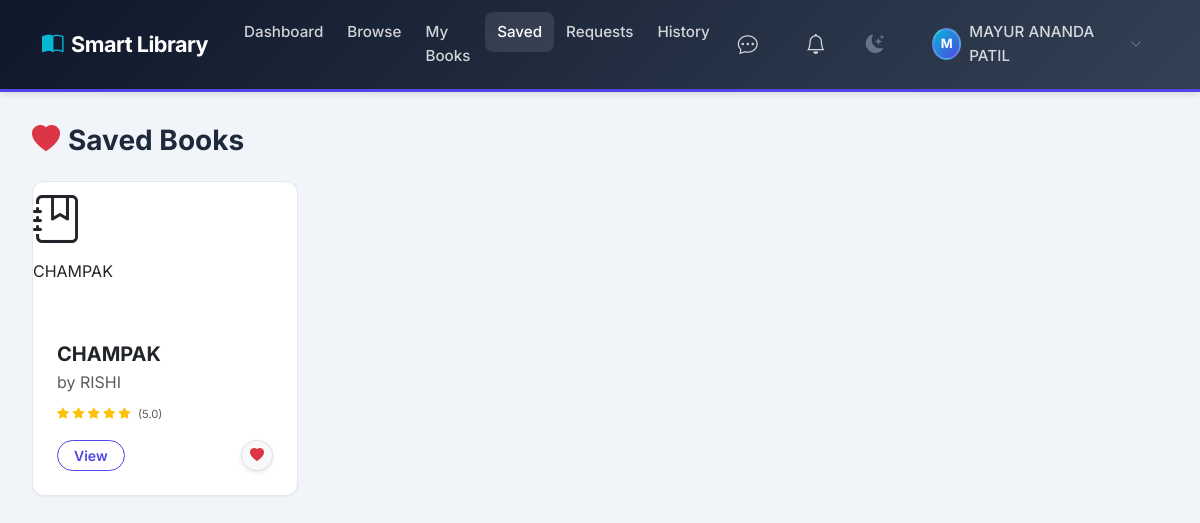
The page /student/saved-books (signed in) on the database its author committed.
### app/models.py (models this page shows, shortened)
class User(UserMixin, db.Model):
    __tablename__ = 'users'
    id = db.Column(db.Integer, primary_key=True)
    name = db.Column(db.String(120), nullable=False)
    email = db.Column(db.String(120), unique=True, nullable=False, index=True)
    password_hash = db.Column(db.String(256), nullable=False)
    role = db.Column(db.String(20), nullable=False, default='user', index=True)
    status = db.Column(db.String(20), nullable=False, default='active', index=True)
    created_at = db.Column(db.DateTime, nullable=False, default=datetime.utcnow)
    last_active_at = db.Column(db.DateTime, nullable=True)
    roll_number = db.Column(db.String(50), nullable=True, index=True)
    phone = db.Column(db.String(20), nullable=True)
    division = db.Column(db.String(20), nullable=True)
    department = db.Column(db.String(100), nullable=True)
    semester = db.Column(db.Integer, nullable=True)
    issued_books = db.relationship('IssuedBook', backref='user', lazy='dynamic')
    saved_books = db.relationship('SavedBook', backref='user', lazy='dynamic', cascade='all, delete-orphan')
    reviews = db.relationship('Review', backref='user', lazy='dynamic', cascade='all, delete-orphan')
    book_requests = db.relationship('BookRequest', backref='requester', lazy='dynamic', cascade='all, delete-orphan')
    @property
    def is_active_user(self):
        return self.status == 'active'
    @property
    def is_online(self):
        if not self.last_active_at:
            return False
        from datetime import datetime
        now = datetime.utcnow()
        delta = now - self.last_active_at
        return delta.total_seconds() < 300  # 5 minutes

class SavedBook(db.Model):
    __tablename__ = 'saved_books'
    id = db.Column(db.Integer, primary_key=True)
    user_id = db.Column(db.Integer, db.ForeignKey('users.id'), nullable=False, index=True)
    book_id = db.Column(db.Integer, db.ForeignKey('books.id'), nullable=False, index=True)
    saved_at = db.Column(db.DateTime, nullable=False, default=datetime.utcnow)
    __table_args__ = (
        db.UniqueConstraint('user_id', 'book_id', name='uq_user_saved_book'),
    )

class Book(db.Model):
    __tablename__ = 'books'
    id = db.Column(db.Integer, primary_key=True)
    access_number = db.Column(db.String(50), nullable=True, index=True)
    title = db.Column(db.String(255), nullable=False, index=True)
    author = db.Column(db.String(255), nullable=False, index=True)
    category = db.Column(db.String(100), nullable=False, index=True)
    publication = db.Column(db.String(255), nullable=False, default='Unknown')
    total_copies = db.Column(db.Integer, nullable=False, default=1)
    available_copies = db.Column(db.Integer, nullable=False, default=1)
    image_url = db.Column(db.String(500), nullable=True)  # Cloudinary secure URL
    image_public_id = db.Column(db.String(255), nullable=True)  # For deleting/replacing images
    created_at = db.Column(db.DateTime, nullable=False, default=datetime.utcnow)
    copies = db.relationship('BookCopy', backref='book', lazy='dynamic', cascade='all, delete-orphan')
    issued_records = db.relationship('IssuedBook', backref='book', lazy='dynamic')
    saved_by = db.relationship('SavedBook', backref='book', lazy='dynamic', cascade='all, delete-orphan')
    reviews = db.relationship('Review', backref='book', lazy='dynamic', cascade='all, delete-orphan')
    __table_args__ = (
        db.CheckConstraint('total_copies >= 0', name='ck_total_copies_non_negative'),
        db.CheckConstraint('available_copies >= 0', name='ck_available_copies_non_negative'),
        db.CheckConstraint('available_copies <= total_copies', name='ck_available_lte_total'),
    )
    @property
    def average_rating(self):
        reviews = self.reviews.all()
        if not reviews:
            return 0.0
        return round(sum(r.rating for r in reviews) / len(reviews), 1)

### app/routes/user.py (the view)
@user_bp.route('/saved-books')
@active_required
def saved_books():
    saved = book_service.get_user_saved_books(current_user.id)
    return render_template('user/saved_books.html', saved_books=saved)

### app/models.py (called while the page is built)
@login_manager.user_loader
def load_user(user_id):
    return User.query.get(int(user_id))

### app/routes/user.py (called while the page is built)
@user_bp.before_request
@login_required
def before_request():
    pass

### app/services/book_service.py (called while the page is built)
def get_user_saved_books(user_id):
    from app.models import SavedBook
    return SavedBook.query.filter_by(user_id=user_id).order_by(SavedBook.saved_at.desc()).all()

### app/templates/user/saved_books.html (shortened to what this page needs)
{% extends "user/layout.html" %}
{% block content %}
<h1 class="h3 fw-700 mb-4"><i class="bi bi-heart-fill me-2 text-danger"></i>Saved Books</h1>
{% if saved_books %}
<div class="row g-4">
    {% for saved in saved_books %}
    {% set book = saved.book %}
    <div class="col-sm-6 col-lg-4 col-xl-3 d-flex align-items-stretch">
        <div class="card card-olms w-100">
            {% set cat_class = 'fiction' if book.category|lower in ['fiction','novel','literature'] else
            'science' if book.category|lower in ['science','biology','physics','chemistry'] else
            'history' if book.category|lower in ['history','biography'] else
            'technology' if book.category|lower in ['technology','programming','computing','computer science'] else
            'default' %}
            <div class="book-cover {{ cat_class }}">
                <i class="bi bi-journal-bookmark" style="font-size:3rem;"></i>
                <div class="cover-title">{{ book.title }}</div>
            </div>
            <div class="card-body d-flex flex-column p-4">
                <div class="mb-2">
                    <span class="badge badge-category fs-xs">{{ book.category }}</span>
                </div>
                <h5 class="card-title fw-bold mb-1">{{ book.title }}</h5>
                <p class="card-text text-muted mb-2 fs-sm">by {{ book.author }}</p>
                <div class="mb-3 d-flex align-items-center">
                    <span class="text-warning fs-xs me-1">
                        {% set rating = book.average_rating %}
                        {% for i in range(1, 6) %}
                        {% if rating >= i %}
                        <i class="bi bi-star-fill"></i>
                        {% elif rating >= i - 0.5 %}
                        <i class="bi bi-star-half"></i>
                        {% else %}
                        <i class="bi bi-star"></i>
                        {% endif %}
                        {% endfor %}
                        <span class="text-muted ms-1" style="font-size: 0.7rem;">({{ rating if rating > 0 else '0'
                            }})</span>
                    </span>
                </div>
                <div class="mt-auto d-flex justify-content-between align-items-center">
                    <a href="{{ url_for('user.book_detail', book_id=book.id) }}"
                        class="btn btn-outline-primary btn-sm rounded-pill px-3">View</a>
                    <form method="POST" action="{{ url_for('user.unsave_book', book_id=book.id) }}" class="d-inline">
                        <button type="submit" class="btn btn-light btn-sm rounded-circle text-danger shadow-sm border"
                            title="Remove from saved books">
                            <i class="bi bi-heart-fill"></i>
                        </button>
                    </form>
                </div>
            </div>
        </div>
    </div>
    {% endfor %}
</div>
{% endif %}
{% endblock %}

### app/templates/user/layout.html (shortened to what this page needs)
{% extends "base.html" %}
{% block body %}
<nav class="navbar navbar-expand-lg navbar-olms">
    <div class="container">
        <a class="navbar-brand me-auto me-lg-4" href="{{ url_for('user.dashboard') }}">
            <i class="bi bi-book-half"></i>Smart Library
        </a>
        <div class="d-flex align-items-center gap-1 gap-lg-3 ms-auto ms-lg-0 order-lg-last">
            <a class="nav-link position-relative px-2 text-white" href="{{ url_for('user.chat') }}" title="Messages">
                <i class="bi bi-chat-dots fs-5"></i>
            </a>
            <div class="dropdown">
                <a class="nav-link position-relative px-2 text-white" href="#" role="button" data-bs-toggle="dropdown"
                    title="Notifications">
                    <i class="bi bi-bell fs-5"></i>
                    {% set total_alerts = (unread_chat_count or 0) + (due_books_count or 0) %}
                </a>
            </div>
            <button class="theme-toggle-btn theme-toggle-click" title="Toggle theme">
                <i class="bi bi-moon-stars-fill theme-toggle-icon"></i>
            </button>
            <div class="dropdown d-none d-lg-block ms-2">
                <a class="nav-link d-flex align-items-center gap-2 text-white" href="#" role="button"
                    data-bs-toggle="dropdown">
                    <div class="profile-avatar-sm" style="width:32px; height:32px; font-size: 0.8rem;">
                        {{ current_user.name[0]|upper }}
                    </div>
                    <span>{{ current_user.name }}</span>
                    <i class="bi bi-chevron-down fs-xs opacity-50"></i>
                </a>
            </div>
        </div>
        <div class="collapse navbar-collapse d-none d-lg-flex" id="desktopNav">
            <ul class="navbar-nav me-auto mb-2 mb-lg-0">
                <li class="nav-item">
                    <a class="nav-link" href="{{ url_for('user.dashboard') }}">Dashboard</a>
                </li>
                <li class="nav-item">
                    <a class="nav-link" href="{{ url_for('user.search') }}">Browse</a>
                </li>
                <li class="nav-item">
                    <a class="nav-link position-relative" href="{{ url_for('user.my_books') }}">
                        My Books
                    </a>
                </li>
                <li class="nav-item">
                    <a class="nav-link" href="{{ url_for('user.saved_books') }}">Saved</a>
                </li>
                <li class="nav-item">
                    <a class="nav-link" href="{{ url_for('user.my_requests') }}">Requests</a>
                </li>
                <li class="nav-item">
                    <a class="nav-link" href="{{ url_for('user.history') }}">History</a>
                </li>
            </ul>
        </div>
    </div>
</nav>
<div class="content-wrapper">
    {% block content %}{% endblock %}
</div>
{% endblock %}

### app/static/css/style.css (style rules this page uses)
:root { --primary: #4f46e5; --primary-hover: #4338ca; --primary-light: #eef2ff; --secondary: #0f172a; --accent: #06b6d4; --accent-hover: #0891b2; --success: #10b981; --warning: #f59e0b; --danger: #ef4444; --bg-body: #f1f5f9; --bg-card: #ffffff; --bg-sidebar: #1e293b; --text-primary: #1e293b; --text-secondary: #64748b; --text-light: #94a3b8; --border-color: #e2e8f0; --shadow-sm: 0 1px 2px rgba(0, 0, 0, 0.05); --shadow-md: 0 4px 6px -1px rgba(0, 0, 0, 0.1); --shadow-lg: 0 10px 15px -3px rgba(0, 0, 0, 0.1); --radius: 0.75rem; --radius-sm: 0.5rem; --transition: all 0.2s ease; --sidebar-width: 260px; --font-family: 'Inter', -apple-system, BlinkMacSystemFont, 'Segoe UI', Roboto, sans-serif; }
* { box-sizing: border-box; }
body { font-family: var(--font-family); background: var(--bg-body); color: var(--text-primary); line-height: 1.6; min-height: 100vh; }
a { color: var(--primary); text-decoration: none; transition: var(--transition); }
.navbar-olms { background: linear-gradient(135deg, var(--secondary) 0%, #334155 100%); padding: 0.75rem 0; box-shadow: var(--shadow-md); border-bottom: 3px solid var(--primary); }
.navbar-olms .navbar-brand { font-weight: 700; font-size: 1.35rem; color: #fff !important; letter-spacing: -0.5px; }
.navbar-olms .navbar-brand i { color: var(--accent); margin-right: 0.5rem; }
.navbar-olms .nav-link { color: rgba(255, 255, 255, 0.8) !important; font-weight: 500; padding: 0.5rem 1rem !important; font-size: 0.95rem; border-radius: var(--radius-sm); transition: var(--transition); }
.profile-avatar-sm { width: 32px; height: 32px; border-radius: 50%; background: linear-gradient(135deg, var(--accent), var(--primary)); color: #fff; display: flex; align-items: center; justify-content: center; font-weight: 700; border: 2px solid rgba(255, 255, 255, 0.2); }
@media (min-width: 992px) { .navbar-expand-lg .navbar-nav .nav-link { padding-right: 0.75rem !important; padding-left: 0.75rem !important; } }
.navbar-olms .nav-link:hover, .navbar-olms .nav-link.active { color: #fff !important; background: rgba(255, 255, 255, 0.1); }
.card-olms { background: var(--bg-card); border-radius: var(--radius); border: 1px solid var(--border-color); box-shadow: var(--shadow-sm); transition: var(--transition); overflow: hidden; }
.card-olms .card-body { padding: 1.5rem; }
.btn-outline-primary { border-color: var(--primary) !important; color: var(--primary) !important; border-radius: var(--radius-sm); font-weight: 600; }
.fw-700 { font-weight: 700; }
.content-wrapper { max-width: 1200px; margin: 0 auto; padding: 2rem; }
.fs-xs { font-size: 0.75rem; }
.theme-toggle-btn { background: none; border: none; cursor: pointer; color: var(--text-secondary); padding: 0.4rem; border-radius: 50%; width: 36px; height: 36px; display: inline-flex; align-items: center; justify-content: center; transition: all 0.3s ease; position: relative; }
.theme-toggle-btn i { font-size: 1.15rem; transition: transform 0.4s cubic-bezier(0.34, 1.56, 0.64, 1); }

### rows shown on the page
User: name "M", name "MAYUR ANANDA PATIL"
SavedBook: rating "5.0"
Book: title "CHAMPAK", author "RISHI"
